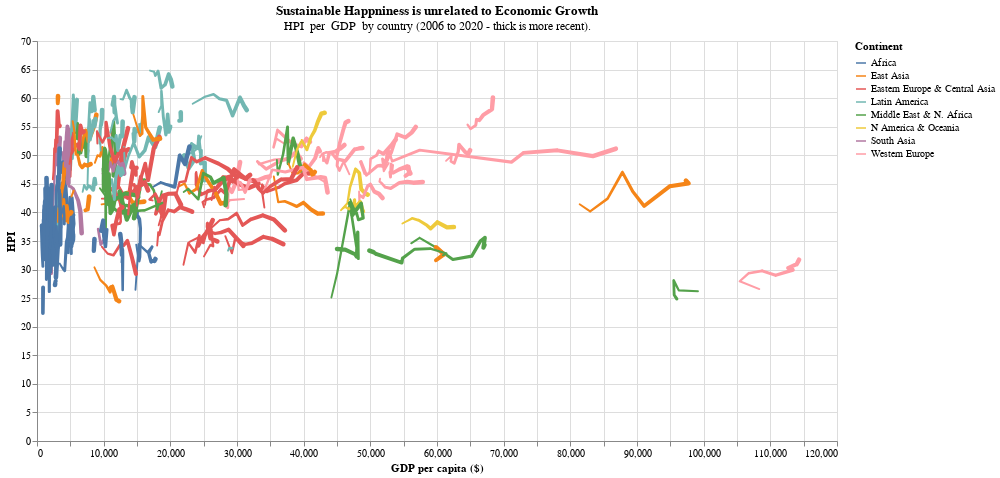

Source (notebook cell):
### Markdown cell above
Countries like Mongolia and Turkmenistan (upper left) show that econmic growth can be more or less harmfull to the environment - it depends on the way of growth, which is determined by national policies and global market constrains. Qatar (upper right) shows that it is possible to 'degrow' while still increasing the environmental impact! Singapor, Luxembourg (right) and other northest European countrie showup with growth while reducing footprint. This is a sign of hope, but should be taken with care, as these countries historically contributed the most and now profit from externalization effects. But for most economies, especially in South Asia, economic growth is proportional to environmental destruction. Besides the most African countries all economies by far surpass the maximum sustainable footprint per person.
    
    Data from happyplanetindex.org. Red line number approximate from footprintnetwork.org (state of 2014!).

### Code cell
worms_chart('GDP per capita ($)', 'HPI', "", "Sustainable Happniness is unrelated to Economic Growth")

### Figure 1 — Vega-Lite specification as saved in the notebook (floating-point values rounded to 4 significant figures; data arrays with more than 128 entries replaced by an {"elided": "..."} marker saying what was removed)
{"$schema": "https://vega.github.io/schema/vega-lite/v4.17.0.json", "config": {"view": {"continuousHeight": 300, "continuousWidth": 400}}, "data": {"name": "data-f4c71476cac24b07e5142c998e7f5d59"}, "datasets": {"data-f4c71476cac24b07e5142c998e7f5d59": {"elided": "2280 records"}}, "encoding": {"color": {"field": "Continent", "type": "nominal"}, "detail": {"field": "Country", "type": "nominal"}, "order": {"field": "Year", "type": "quantitative"}, "size": {"field": "Year", "legend": null, "scale": {"domain": [2006, 2020], "range": [0.1, 5]}, "type": "quantitative"}, "tooltip": [{"field": "Country", "type": "nominal"}, {"field": "Year", "type": "quantitative"}], "x": {"field": "GDP per capita ($)", "type": "quantitative"}, "y": {"field": "HPI", "type": "quantitative"}}, "height": 400, "mark": "trail", "title": {"subtitle": "HPI  per  GDP  by country (2006 to 2020 - thick is more recent).  ", "text": "Sustainable Happniness is unrelated to Economic Growth"}, "width": 800}
